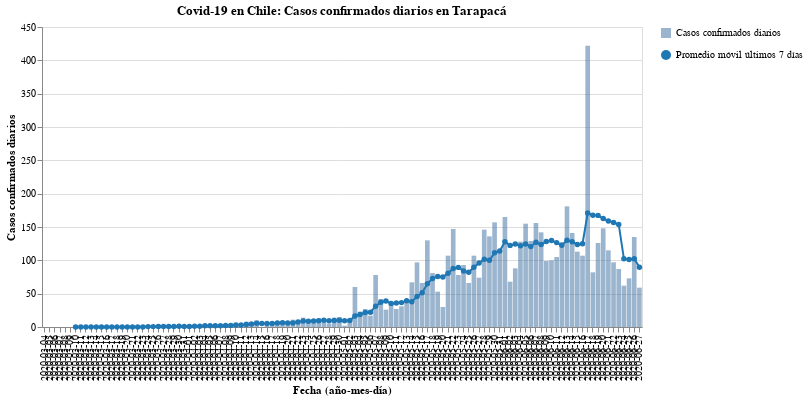

The notebook cell this image was saved under:
### Code cell
#hide_input
bars, line = my_cases_plot(region)
(bars + line).properties(
    title=f'Covid-19 en Chile: Casos confirmados diarios en {region}',
    width=600
)

### Figure 1 — Vega-Lite specification as saved in the notebook (floating-point values rounded to 4 significant figures)
{"config": {"view": {"continuousWidth": 400, "continuousHeight": 300}}, "layer": [{"mark": {"type": "bar", "opacity": 0.7}, "encoding": {"opacity": {"type": "nominal", "field": "Casos confirmados diarios", "legend": {"title": ""}}, "tooltip": [{"type": "nominal", "field": "Fecha"}, {"type": "quantitative", "field": "Casos confirmados"}], "x": {"type": "nominal", "axis": {"title": "Fecha (año-mes-día)"}, "field": "Fecha"}, "y": {"type": "quantitative", "axis": {"title": "Casos confirmados diarios"}, "field": "Casos confirmados"}}}, {"mark": {"type": "line", "color": "#1f77b4", "point": {"filled": true, "fill": "#1f77b4"}}, "encoding": {"shape": {"type": "nominal", "field": "Promedio móvil últimos 7 días", "legend": {"title": ""}}, "x": {"type": "nominal", "axis": {"title": "Fecha (año-mes-día)"}, "field": "Fecha"}, "y": {"type": "quantitative", "field": "Rolling"}}}], "data": {"name": "data-db921ba1dcde355d9b33abb936eb630d"}, "title": "Covid-19 en Chile: Casos confirmados diarios en Tarapacá", "width": 600, "$schema": "https://vega.github.io/schema/vega-lite/v4.8.1.json", "datasets": {"data-db921ba1dcde355d9b33abb936eb630d": [{"Fecha": "2020-03-04", "Casos confirmados": 0, "Rolling": null, "Casos confirmados diarios": "Casos confirmados diarios", "Promedio móvil últimos 7 días": "Promedio móvil últimos 7 días"}, {"Fecha": "2020-03-05", "Casos confirmados": 0, "Rolling": null, "Casos confirmados diarios": "Casos confirmados diarios", "Promedio móvil últimos 7 días": "Promedio móvil últimos 7 días"}, {"Fecha": "2020-03-06", "Casos confirmados": 0, "Rolling": null, "Casos confirmados diarios": "Casos confirmados diarios", "Promedio móvil últimos 7 días": "Promedio móvil últimos 7 días"}, {"Fecha": "2020-03-07", "Casos confirmados": 0, "Rolling": null, "Casos confirmados diarios": "Casos confirmados diarios", "Promedio móvil últimos 7 días": "Promedio móvil últimos 7 días"}, {"Fecha": "2020-03-08", "Casos confirmados": 0, "Rolling": null, "Casos confirmados diarios": "Casos confirmados diarios", "Promedio móvil últimos 7 días": "Promedio móvil últimos 7 días"}, {"Fecha": "2020-03-09", "Casos confirmados": 0, "Rolling": null, "Casos confirmados diarios": "Casos confirmados diarios", "Promedio móvil últimos 7 días": "Promedio móvil últimos 7 días"}, {"Fecha": "2020-03-10", "Casos confirmados": 0, "Rolling": 0.0, "Casos confirmados diarios": "Casos confirmados diarios", "Promedio móvil últimos 7 días": "Promedio móvil últimos 7 días"}, {"Fecha": "2020-03-11", "Casos confirmados": 0, "Rolling": 0.0, "Casos confirmados diarios": "Casos confirmados diarios", "Promedio móvil últimos 7 días": "Promedio móvil últimos 7 días"}, {"Fecha": "2020-03-12", "Casos confirmados": 0, "Rolling": 0.0, "Casos confirmados diarios": "Casos confirmados diarios", "Promedio móvil últimos 7 días": "Promedio móvil últimos 7 días"}, {"Fecha": "2020-03-13", "Casos confirmados": 0, "Rolling": 0.0, "Casos confirmados diarios": "Casos confirmados diarios", "Promedio móvil últimos 7 días": "Promedio móvil últimos 7 días"}, {"Fecha": "2020-03-14", "Casos confirmados": 0, "Rolling": 0.0, "Casos confirmados diarios": "Casos confirmados diarios", "Promedio móvil últimos 7 días": "Promedio móvil últimos 7 días"}, {"Fecha": "2020-03-15", "Casos confirmados": 0, "Rolling": 0.0, "Casos confirmados diarios": "Casos confirmados diarios", "Promedio móvil últimos 7 días": "Promedio móvil últimos 7 días"}, {"Fecha": "2020-03-16", "Casos confirmados": 0, "Rolling": 0.0, "Casos confirmados diarios": "Casos confirmados diarios", "Promedio móvil últimos 7 días": "Promedio móvil últimos 7 días"}, {"Fecha": "2020-03-17", "Casos confirmados": 0, "Rolling": 0.0, "Casos confirmados diarios": "Casos confirmados diarios", "Promedio móvil últimos 7 días": "Promedio móvil últimos 7 días"}, {"Fecha": "2020-03-18", "Casos confirmados": 0, "Rolling": 0.0, "Casos confirmados diarios": "Casos confirmados diarios", "Promedio móvil últimos 7 días": "Promedio móvil últimos 7 días"}, {"Fecha": "2020-03-19", "Casos confirmados": 0, "Rolling": 0.0, "Casos confirmados diarios": "Casos confirmados diarios", "Promedio móvil últimos 7 días": "Promedio móvil últimos 7 días"}, {"Fecha": "2020-03-20", "Casos confirmados": 0, "Rolling": 0.0, "Casos confirmados diarios": "Casos confirmados diarios", "Promedio móvil últimos 7 días": "Promedio móvil últimos 7 días"}, {"Fecha": "2020-03-21", "Casos confirmados": 0, "Rolling": 0.0, "Casos confirmados diarios": "Casos confirmados diarios", "Promedio móvil últimos 7 días": "Promedio móvil últimos 7 días"}, {"Fecha": "2020-03-22", "Casos confirmados": 0, "Rolling": 0.0, "Casos confirmados diarios": "Casos confirmados diarios", "Promedio móvil últimos 7 días": "Promedio móvil últimos 7 días"}, {"Fecha": "2020-03-23", "Casos confirmados": 1, "Rolling": 0.1429, "Casos confirmados diarios": "Casos confirmados diarios", "Promedio móvil últimos 7 días": "Promedio móvil últimos 7 días"}, {"Fecha": "2020-03-24", "Casos confirmados": 3, "Rolling": 0.5714, "Casos confirmados diarios": "Casos confirmados diarios", "Promedio móvil últimos 7 días": "Promedio móvil últimos 7 días"}, {"Fecha": "2020-03-25", "Casos confirmados": 0, "Rolling": 0.5714, "Casos confirmados diarios": "Casos confirmados diarios", "Promedio móvil últimos 7 días": "Promedio móvil últimos 7 días"}, {"Fecha": "2020-03-26", "Casos confirmados": 1, "Rolling": 0.7143, "Casos confirmados diarios": "Casos confirmados diarios", "Promedio móvil últimos 7 días": "Promedio móvil últimos 7 días"}, {"Fecha": "2020-03-27", "Casos confirmados": 0, "Rolling": 0.7143, "Casos confirmados diarios": "Casos confirmados diarios", "Promedio móvil últimos 7 días": "Promedio móvil últimos 7 días"}, {"Fecha": "2020-03-28", "Casos confirmados": 0, "Rolling": 0.7143, "Casos confirmados diarios": "Casos confirmados diarios", "Promedio móvil últimos 7 días": "Promedio móvil últimos 7 días"}, {"Fecha": "2020-03-29", "Casos confirmados": 1, "Rolling": 0.8571, "Casos confirmados diarios": "Casos confirmados diarios", "Promedio móvil últimos 7 días": "Promedio móvil últimos 7 días"}, {"Fecha": "2020-03-30", "Casos confirmados": 2, "Rolling": 1.0, "Casos confirmados diarios": "Casos confirmados diarios", "Promedio móvil últimos 7 días": "Promedio móvil últimos 7 días"}, {"Fecha": "2020-03-31", "Casos confirmados": 2, "Rolling": 0.8571, "Casos confirmados diarios": "Casos confirmados diarios", "Promedio móvil últimos 7 días": "Promedio móvil últimos 7 días"}, {"Fecha": "2020-04-01", "Casos confirmados": 0, "Rolling": 0.8571, "Casos confirmados diarios": "Casos confirmados diarios", "Promedio móvil últimos 7 días": "Promedio móvil últimos 7 días"}, {"Fecha": "2020-04-02", "Casos confirmados": 2, "Rolling": 1.0, "Casos confirmados diarios": "Casos confirmados diarios", "Promedio móvil últimos 7 días": "Promedio móvil últimos 7 días"}, {"Fecha": "2020-04-03", "Casos confirmados": 1, "Rolling": 1.143, "Casos confirmados diarios": "Casos confirmados diarios", "Promedio móvil últimos 7 días": "Promedio móvil últimos 7 días"}, {"Fecha": "2020-04-04", "Casos confirmados": 4, "Rolling": 1.714, "Casos confirmados diarios": "Casos confirmados diarios", "Promedio móvil últimos 7 días": "Promedio móvil últimos 7 días"}, {"Fecha": "2020-04-05", "Casos confirmados": 3, "Rolling": 2.0, "Casos confirmados diarios": "Casos confirmados diarios", "Promedio móvil últimos 7 días": "Promedio móvil últimos 7 días"}, {"Fecha": "2020-04-06", "Casos confirmados": 1, "Rolling": 1.857, "Casos confirmados diarios": "Casos confirmados diarios", "Promedio móvil últimos 7 días": "Promedio móvil últimos 7 días"}, {"Fecha": "2020-04-07", "Casos confirmados": 2, "Rolling": 1.857, "Casos confirmados diarios": "Casos confirmados diarios", "Promedio móvil últimos 7 días": "Promedio móvil últimos 7 días"}, {"Fecha": "2020-04-08", "Casos confirmados": 3, "Rolling": 2.286, "Casos confirmados diarios": "Casos confirmados diarios", "Promedio móvil últimos 7 días": "Promedio móvil últimos 7 días"}, {"Fecha": "2020-04-09", "Casos confirmados": 3, "Rolling": 2.429, "Casos confirmados diarios": "Casos confirmados diarios", "Promedio móvil últimos 7 días": "Promedio móvil últimos 7 días"}, {"Fecha": "2020-04-10", "Casos confirmados": 6, "Rolling": 3.143, "Casos confirmados diarios": "Casos confirmados diarios", "Promedio móvil últimos 7 días": "Promedio móvil últimos 7 días"}, {"Fecha": "2020-04-11", "Casos confirmados": 3, "Rolling": 3.0, "Casos confirmados diarios": "Casos confirmados diarios", "Promedio móvil últimos 7 días": "Promedio móvil últimos 7 días"}, {"Fecha": "2020-04-12", "Casos confirmados": 8, "Rolling": 3.714, "Casos confirmados diarios": "Casos confirmados diarios", "Promedio móvil últimos 7 días": "Promedio móvil últimos 7 días"}, {"Fecha": "2020-04-13", "Casos confirmados": 6, "Rolling": 4.429, "Casos confirmados diarios": "Casos confirmados diarios", "Promedio móvil últimos 7 días": "Promedio móvil últimos 7 días"}, {"Fecha": "2020-04-14", "Casos confirmados": 10, "Rolling": 5.571, "Casos confirmados diarios": "Casos confirmados diarios", "Promedio móvil últimos 7 días": "Promedio móvil últimos 7 días"}, {"Fecha": "2020-04-15", "Casos confirmados": 0, "Rolling": 5.143, "Casos confirmados diarios": "Casos confirmados diarios", "Promedio móvil últimos 7 días": "Promedio móvil últimos 7 días"}, {"Fecha": "2020-04-16", "Casos confirmados": 4, "Rolling": 5.286, "Casos confirmados diarios": "Casos confirmados diarios", "Promedio móvil últimos 7 días": "Promedio móvil últimos 7 días"}, {"Fecha": "2020-04-17", "Casos confirmados": 7, "Rolling": 5.429, "Casos confirmados diarios": "Casos confirmados diarios", "Promedio móvil últimos 7 días": "Promedio móvil últimos 7 días"}, {"Fecha": "2020-04-18", "Casos confirmados": 8, "Rolling": 6.143, "Casos confirmados diarios": "Casos confirmados diarios", "Promedio móvil últimos 7 días": "Promedio móvil últimos 7 días"}, {"Fecha": "2020-04-19", "Casos confirmados": 9, "Rolling": 6.286, "Casos confirmados diarios": "Casos confirmados diarios", "Promedio móvil últimos 7 días": "Promedio móvil últimos 7 días"}, {"Fecha": "2020-04-20", "Casos confirmados": 3, "Rolling": 5.857, "Casos confirmados diarios": "Casos confirmados diarios", "Promedio móvil últimos 7 días": "Promedio móvil últimos 7 días"}, {"Fecha": "2020-04-21", "Casos confirmados": 11, "Rolling": 6.0, "Casos confirmados diarios": "Casos confirmados diarios", "Promedio móvil últimos 7 días": "Promedio móvil últimos 7 días"}, {"Fecha": "2020-04-22", "Casos confirmados": 10, "Rolling": 7.429, "Casos confirmados diarios": "Casos confirmados diarios", "Promedio móvil últimos 7 días": "Promedio móvil últimos 7 días"}, {"Fecha": "2020-04-23", "Casos confirmados": 14, "Rolling": 8.857, "Casos confirmados diarios": "Casos confirmados diarios", "Promedio móvil últimos 7 días": "Promedio móvil últimos 7 días"}, {"Fecha": "2020-04-24", "Casos confirmados": 6, "Rolling": 8.714, "Casos confirmados diarios": "Casos confirmados diarios", "Promedio móvil últimos 7 días": "Promedio móvil últimos 7 días"}, {"Fecha": "2020-04-25", "Casos confirmados": 9, "Rolling": 8.857, "Casos confirmados diarios": "Casos confirmados diarios", "Promedio móvil últimos 7 días": "Promedio móvil últimos 7 días"}, {"Fecha": "2020-04-26", "Casos confirmados": 13, "Rolling": 9.429, "Casos confirmados diarios": "Casos confirmados diarios", "Promedio móvil últimos 7 días": "Promedio móvil últimos 7 días"}, {"Fecha": "2020-04-27", "Casos confirmados": 8, "Rolling": 10.14, "Casos confirmados diarios": "Casos confirmados diarios", "Promedio móvil últimos 7 días": "Promedio móvil últimos 7 días"}, {"Fecha": "2020-04-28", "Casos confirmados": 5, "Rolling": 9.286, "Casos confirmados diarios": "Casos confirmados diarios", "Promedio móvil últimos 7 días": "Promedio móvil últimos 7 días"}, {"Fecha": "2020-04-29", "Casos confirmados": 14, "Rolling": 9.857, "Casos confirmados diarios": "Casos confirmados diarios", "Promedio móvil últimos 7 días": "Promedio móvil últimos 7 días"}, {"Fecha": "2020-04-30", "Casos confirmados": 15, "Rolling": 10.0, "Casos confirmados diarios": "Casos confirmados diarios", "Promedio móvil últimos 7 días": "Promedio móvil últimos 7 días"}, {"Fecha": "2020-05-01", "Casos confirmados": 2, "Rolling": 9.429, "Casos confirmados diarios": "Casos confirmados diarios", "Promedio móvil últimos 7 días": "Promedio móvil últimos 7 días"}, {"Fecha": "2020-05-02", "Casos confirmados": 12, "Rolling": 9.857, "Casos confirmados diarios": "Casos confirmados diarios", "Promedio móvil últimos 7 días": "Promedio móvil últimos 7 días"}, {"Fecha": "2020-05-03", "Casos confirmados": 60, "Rolling": 16.57, "Casos confirmados diarios": "Casos confirmados diarios", "Promedio móvil últimos 7 días": "Promedio móvil últimos 7 días"}, {"Fecha": "2020-05-04", "Casos confirmados": 23, "Rolling": 18.71, "Casos confirmados diarios": "Casos confirmados diarios", "Promedio móvil últimos 7 días": "Promedio móvil últimos 7 días"}, {"Fecha": "2020-05-05", "Casos confirmados": 27, "Rolling": 21.86, "Casos confirmados diarios": "Casos confirmados diarios", "Promedio móvil últimos 7 días": "Promedio móvil últimos 7 días"}, {"Fecha": "2020-05-06", "Casos confirmados": 17, "Rolling": 22.29, "Casos confirmados diarios": "Casos confirmados diarios", "Promedio móvil últimos 7 días": "Promedio móvil últimos 7 días"}, {"Fecha": "2020-05-07", "Casos confirmados": 78, "Rolling": 31.29, "Casos confirmados diarios": "Casos confirmados diarios", "Promedio móvil últimos 7 días": "Promedio móvil últimos 7 días"}, {"Fecha": "2020-05-08", "Casos confirmados": 42, "Rolling": 37.0, "Casos confirmados diarios": "Casos confirmados diarios", "Promedio móvil últimos 7 días": "Promedio móvil últimos 7 días"}, {"Fecha": "2020-05-09", "Casos confirmados": 26, "Rolling": 39.0, "Casos confirmados diarios": "Casos confirmados diarios", "Promedio móvil últimos 7 días": "Promedio móvil últimos 7 días"}, {"Fecha": "2020-05-10", "Casos confirmados": 35, "Rolling": 35.43, "Casos confirmados diarios": "Casos confirmados diarios", "Promedio móvil últimos 7 días": "Promedio móvil últimos 7 días"}, {"Fecha": "2020-05-11", "Casos confirmados": 27, "Rolling": 36.0, "Casos confirmados diarios": "Casos confirmados diarios", "Promedio móvil últimos 7 días": "Promedio móvil últimos 7 días"}, {"Fecha": "2020-05-12", "Casos confirmados": 31, "Rolling": 36.57, "Casos confirmados diarios": "Casos confirmados diarios", "Promedio móvil últimos 7 días": "Promedio móvil últimos 7 días"}, {"Fecha": "2020-05-13", "Casos confirmados": 37, "Rolling": 39.43, "Casos confirmados diarios": "Casos confirmados diarios", "Promedio móvil últimos 7 días": "Promedio móvil últimos 7 días"}, {"Fecha": "2020-05-14", "Casos confirmados": 67, "Rolling": 37.86, "Casos confirmados diarios": "Casos confirmados diarios", "Promedio móvil últimos 7 días": "Promedio móvil últimos 7 días"}, {"Fecha": "2020-05-15", "Casos confirmados": 97, "Rolling": 45.71, "Casos confirmados diarios": "Casos confirmados diarios", "Promedio móvil últimos 7 días": "Promedio móvil últimos 7 días"}, {"Fecha": "2020-05-16", "Casos confirmados": 66, "Rolling": 51.43, "Casos confirmados diarios": "Casos confirmados diarios", "Promedio móvil últimos 7 días": "Promedio móvil últimos 7 días"}, {"Fecha": "2020-05-17", "Casos confirmados": 130, "Rolling": 65.0, "Casos confirmados diarios": "Casos confirmados diarios", "Promedio móvil últimos 7 días": "Promedio móvil últimos 7 días"}, {"Fecha": "2020-05-18", "Casos confirmados": 81, "Rolling": 72.71, "Casos confirmados diarios": "Casos confirmados diarios", "Promedio móvil últimos 7 días": "Promedio móvil últimos 7 días"}, {"Fecha": "2020-05-19", "Casos confirmados": 53, "Rolling": 75.86, "Casos confirmados diarios": "Casos confirmados diarios", "Promedio móvil últimos 7 días": "Promedio móvil últimos 7 días"}, {"Fecha": "2020-05-20", "Casos confirmados": 30, "Rolling": 74.86, "Casos confirmados diarios": "Casos confirmados diarios", "Promedio móvil últimos 7 días": "Promedio móvil últimos 7 días"}, {"Fecha": "2020-05-21", "Casos confirmados": 107, "Rolling": 80.57, "Casos confirmados diarios": "Casos confirmados diarios", "Promedio móvil últimos 7 días": "Promedio móvil últimos 7 días"}, {"Fecha": "2020-05-22", "Casos confirmados": 147, "Rolling": 87.71, "Casos confirmados diarios": "Casos confirmados diarios", "Promedio móvil últimos 7 días": "Promedio móvil últimos 7 días"}, {"Fecha": "2020-05-23", "Casos confirmados": 78, "Rolling": 89.43, "Casos confirmados diarios": "Casos confirmados diarios", "Promedio móvil últimos 7 días": "Promedio móvil últimos 7 días"}, {"Fecha": "2020-05-24", "Casos confirmados": 93, "Rolling": 84.14, "Casos confirmados diarios": "Casos confirmados diarios", "Promedio móvil últimos 7 días": "Promedio móvil últimos 7 días"}, {"Fecha": "2020-05-25", "Casos confirmados": 66, "Rolling": 82.0, "Casos confirmados diarios": "Casos confirmados diarios", "Promedio móvil últimos 7 días": "Promedio móvil últimos 7 días"}, {"Fecha": "2020-05-26", "Casos confirmados": 107, "Rolling": 89.71, "Casos confirmados diarios": "Casos confirmados diarios", "Promedio móvil últimos 7 días": "Promedio móvil últimos 7 días"}, {"Fecha": "2020-05-27", "Casos confirmados": 74, "Rolling": 96.0, "Casos confirmados diarios": "Casos confirmados diarios", "Promedio móvil últimos 7 días": "Promedio móvil últimos 7 días"}, {"Fecha": "2020-05-28", "Casos confirmados": 146, "Rolling": 101.6, "Casos confirmados diarios": "Casos confirmados diarios", "Promedio móvil últimos 7 días": "Promedio móvil últimos 7 días"}, {"Fecha": "2020-05-29", "Casos confirmados": 136, "Rolling": 100.0, "Casos confirmados diarios": "Casos confirmados diarios", "Promedio móvil últimos 7 días": "Promedio móvil últimos 7 días"}, {"Fecha": "2020-05-30", "Casos confirmados": 157, "Rolling": 111.3, "Casos confirmados diarios": "Casos confirmados diarios", "Promedio móvil últimos 7 días": "Promedio móvil últimos 7 días"}, {"Fecha": "2020-05-31", "Casos confirmados": 111, "Rolling": 113.9, "Casos confirmados diarios": "Casos confirmados diarios", "Promedio móvil últimos 7 días": "Promedio móvil últimos 7 días"}, {"Fecha": "2020-06-01", "Casos confirmados": 165, "Rolling": 128.0, "Casos confirmados diarios": "Casos confirmados diarios", "Promedio móvil últimos 7 días": "Promedio móvil últimos 7 días"}, {"Fecha": "2020-06-02", "Casos confirmados": 68, "Rolling": 122.4, "Casos confirmados diarios": "Casos confirmados diarios", "Promedio móvil últimos 7 días": "Promedio móvil últimos 7 días"}, {"Fecha": "2020-06-03", "Casos confirmados": 88, "Rolling": 124.4, "Casos confirmados diarios": "Casos confirmados diarios", "Promedio móvil últimos 7 días": "Promedio móvil últimos 7 días"}, {"Fecha": "2020-06-04", "Casos confirmados": 128, "Rolling": 121.9, "Casos confirmados diarios": "Casos confirmados diarios", "Promedio móvil últimos 7 días": "Promedio móvil últimos 7 días"}, {"Fecha": "2020-06-05", "Casos confirmados": 155, "Rolling": 124.6, "Casos confirmados diarios": "Casos confirmados diarios", "Promedio móvil últimos 7 días": "Promedio móvil últimos 7 días"}, {"Fecha": "2020-06-06", "Casos confirmados": 129, "Rolling": 120.6, "Casos confirmados diarios": "Casos confirmados diarios", "Promedio móvil últimos 7 días": "Promedio móvil últimos 7 días"}, {"Fecha": "2020-06-07", "Casos confirmados": 156, "Rolling": 127.0, "Casos confirmados diarios": "Casos confirmados diarios", "Promedio móvil últimos 7 días": "Promedio móvil últimos 7 días"}, {"Fecha": "2020-06-08", "Casos confirmados": 142, "Rolling": 123.7, "Casos confirmados diarios": "Casos confirmados diarios", "Promedio móvil últimos 7 días": "Promedio móvil últimos 7 días"}, {"Fecha": "2020-06-09", "Casos confirmados": 99, "Rolling": 128.1, "Casos confirmados diarios": "Casos confirmados diarios", "Promedio móvil últimos 7 días": "Promedio móvil últimos 7 días"}, {"Fecha": "2020-06-10", "Casos confirmados": 100, "Rolling": 129.9, "Casos confirmados diarios": "Casos confirmados diarios", "Promedio móvil últimos 7 días": "Promedio móvil últimos 7 días"}, {"Fecha": "2020-06-11", "Casos confirmados": 105, "Rolling": 126.6, "Casos confirmados diarios": "Casos confirmados diarios", "Promedio móvil últimos 7 días": "Promedio móvil últimos 7 días"}, {"Fecha": "2020-06-12", "Casos confirmados": 127, "Rolling": 122.6, "Casos confirmados diarios": "Casos confirmados diarios", "Promedio móvil últimos 7 días": "Promedio móvil últimos 7 días"}, {"Fecha": "2020-06-13", "Casos confirmados": 181, "Rolling": 130.0, "Casos confirmados diarios": "Casos confirmados diarios", "Promedio móvil últimos 7 días": "Promedio móvil últimos 7 días"}, {"Fecha": "2020-06-14", "Casos confirmados": 141, "Rolling": 127.9, "Casos confirmados diarios": "Casos confirmados diarios", "Promedio móvil últimos 7 días": "Promedio móvil últimos 7 días"}, {"Fecha": "2020-06-15", "Casos confirmados": 113, "Rolling": 123.7, "Casos confirmados diarios": "Casos confirmados diarios", "Promedio móvil últimos 7 días": "Promedio móvil últimos 7 días"}, {"Fecha": "2020-06-16", "Casos confirmados": 107, "Rolling": 124.9, "Casos confirmados diarios": "Casos confirmados diarios", "Promedio móvil últimos 7 días": "Promedio móvil últimos 7 días"}, {"Fecha": "2020-06-17", "Casos confirmados": 422, "Rolling": 170.9, "Casos confirmados diarios": "Casos confirmados diarios", "Promedio móvil últimos 7 días": "Promedio móvil últimos 7 días"}, {"Fecha": "2020-06-18", "Casos confirmados": 82, "Rolling": 167.6, "Casos confirmados diarios": "Casos confirmados diarios", "Promedio móvil últimos 7 días": "Promedio móvil últimos 7 días"}, {"Fecha": "2020-06-19", "Casos confirmados": 126, "Rolling": 167.4, "Casos confirmados diarios": "Casos confirmados diarios", "Promedio móvil últimos 7 días": "Promedio móvil últimos 7 días"}, {"Fecha": "2020-06-20", "Casos confirmados": 148, "Rolling": 162.7, "Casos confirmados diarios": "Casos confirmados diarios", "Promedio móvil últimos 7 días": "Promedio móvil últimos 7 días"}, {"Fecha": "2020-06-21", "Casos confirmados": 115, "Rolling": 159.0, "Casos confirmados diarios": "Casos confirmados diarios", "Promedio móvil últimos 7 días": "Promedio móvil últimos 7 días"}, {"Fecha": "2020-06-22", "Casos confirmados": 97, "Rolling": 156.7, "Casos confirmados diarios": "Casos confirmados diarios", "Promedio móvil últimos 7 días": "Promedio móvil últimos 7 días"}, {"Fecha": "2020-06-23", "Casos confirmados": 87, "Rolling": 153.9, "Casos confirmados diarios": "Casos confirmados diarios", "Promedio móvil últimos 7 días": "Promedio móvil últimos 7 días"}, {"Fecha": "2020-06-24", "Casos confirmados": 62, "Rolling": 102.4, "Casos confirmados diarios": "Casos confirmados diarios", "Promedio móvil últimos 7 días": "Promedio móvil últimos 7 días"}, {"Fecha": "2020-06-25", "Casos confirmados": 73, "Rolling": 101.1, "Casos confirmados diarios": "Casos confirmados diarios", "Promedio móvil últimos 7 días": "Promedio móvil últimos 7 días"}, {"Fecha": "2020-06-26", "Casos confirmados": 135, "Rolling": 102.4, "Casos confirmados diarios": "Casos confirmados diarios", "Promedio móvil últimos 7 días": "Promedio móvil últimos 7 días"}, {"Fecha": "2020-06-27", "Casos confirmados": 59, "Rolling": 89.71, "Casos confirmados diarios": "Casos confirmados diarios", "Promedio móvil últimos 7 días": "Promedio móvil últimos 7 días"}]}}
